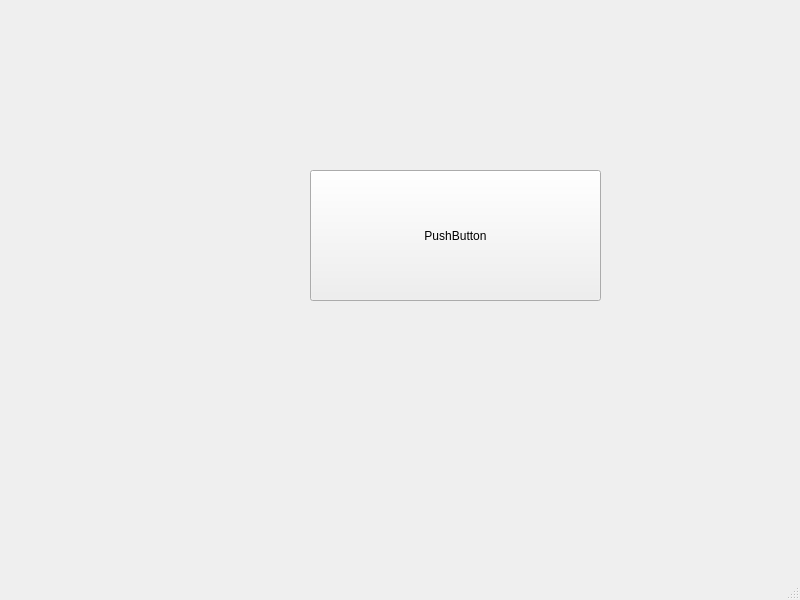
<?xml version="1.0" encoding="UTF-8"?>
<ui version="4.0">
 <class>MainWindow</class>
 <widget class="QMainWindow" name="MainWindow">
  <property name="geometry">
   <rect>
    <x>0</x>
    <y>0</y>
    <width>800</width>
    <height>600</height>
   </rect>
  </property>
  <property name="windowTitle">
   <string>MainWindow</string>
  </property>
  <widget class="QWidget" name="centralwidget">
   <widget class="QPushButton" name="pushButton">
    <property name="geometry">
     <rect>
      <x>310</x>
      <y>170</y>
      <width>291</width>
      <height>131</height>
     </rect>
    </property>
    <property name="text">
     <string>PushButton</string>
    </property>
   </widget>
  </widget>
  <widget class="QMenuBar" name="menubar">
   <property name="geometry">
    <rect>
     <x>0</x>
     <y>0</y>
     <width>800</width>
     <height>21</height>
    </rect>
   </property>
  </widget>
  <widget class="QStatusBar" name="statusbar"/>
 </widget>
 <tabstops>
  <tabstop>pushButton</tabstop>
 </tabstops>
 <resources/>
 <connections/>
</ui>
